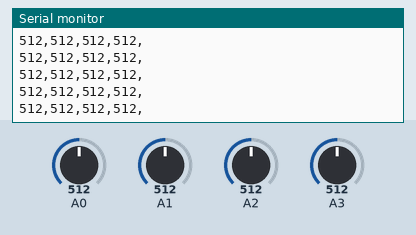
Recording of a sketch running on a simulated Arduino Uno, built with avr-gcc and run on an emulated ATmega328P. Shown: the last lines printed to the serial monitor. Inputs (shaded band) come from the test bench; at power-on: A0 = 512, A1 = 512, A2 = 512, A3 = 512.

Above: at 5.7 s.
5.8 s: A0 set to 111
At 6.21 s:
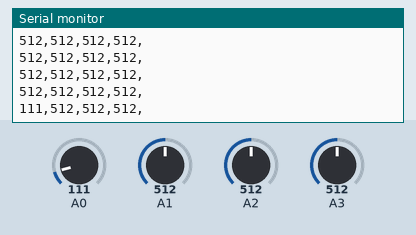
8.8 s: A0 set to 89
At 8.97 s:
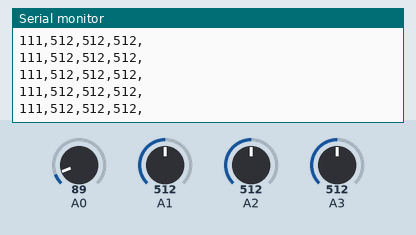
Timing chart, 0 to 11.8 s (numbered marks = the images above; inputs shaded):
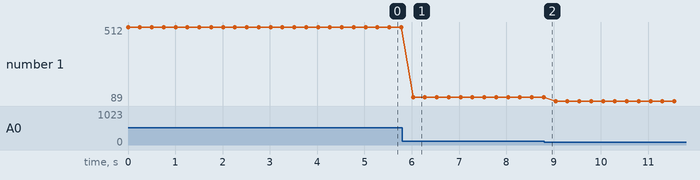

The sketch:

Piezo.ino
```cpp
void setup() {
  Serial.begin(9600); // ouvrir la connexion série

}

void loop() {
  int value0 = analogRead(0); // lire la valeur sur la pin A0 et la stocker dans une variable entière
  int value1 = analogRead(1);
  int value2 = analogRead(2);
  int value3 = analogRead(3);

  Serial.print(value0); // imprimmer le contenu de la variable dans le moniteur série
  Serial.print(",");
  Serial.print(value1);
  Serial.print(",");
  Serial.print(value2);
  Serial.print(",");
  Serial.print(value3);
  Serial.println(",");
  delay(250);
}
```

Measured:
- after the input at 5.8 s, the serial monitor: prints a new line after 0.23 s (image 1)
- plotted number 1: 512 → 111 after the input at 5.8 s, 111 → 89 after the input at 8.8 s
